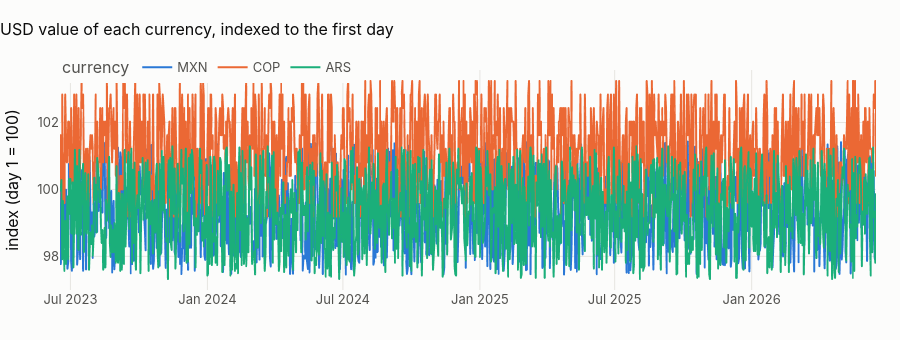

The cell this chart's notebook holds for it:
### Markdown cell above
## 1 · `int_fx_usd`: the exchange-rate backbone
The source delivers a full cross-rate table (12 pairs a day). Conformed silver keeps one direction: USD per unit of
each currency, plus USD = 1. Every USD amount in the platform goes through this table.

### Code cell
fx = pl.q("select * from {int_fx_usd} where currency <> 'USD' order by rate_date")
fx["index (day 1 = 100)"] = fx.groupby("currency")["usd_per_unit"].transform(
    lambda s: 100 * s / s.iloc[0]
)
fig = px.line(
    fx,
    x="rate_date",
    y="index (day 1 = 100)",
    color="currency",
    title="USD value of each currency, indexed to the first day",
)
fig.update_layout(height=340, xaxis_title=None)
fig.show()
show(
    pl.q("""select currency, count(*) as days, min(usd_per_unit) as min_rate, max(usd_per_unit) as max_rate,
                    round(100 * stddev(usd_per_unit) / avg(usd_per_unit), 2) as cv_pct
             from {int_fx_usd} group by 1 order by 1"""),
    paging=False,
)

### Figure 1 — Plotly figure (JSON) as saved in the notebook; plotly's stock layout.template omitted (floating-point values rounded to 4 significant figures; data arrays with more than 128 entries replaced by an {"elided": "..."} marker saying what was removed)
{"data": [{"hovertemplate": "currency=MXN<br>rate_date=%{x}<br>index (day 1 = 100)=%{y}<extra></extra>", "legendgroup": "MXN", "line": {"color": "#2a78d6", "dash": "solid"}, "marker": {"symbol": "circle"}, "mode": "lines", "name": "MXN", "showlegend": true, "type": "scattergl", "x": {"elided": "1097 str values"}, "xaxis": "x", "y": {"elided": "1097 float values"}, "yaxis": "y"}, {"hovertemplate": "currency=COP<br>rate_date=%{x}<br>index (day 1 = 100)=%{y}<extra></extra>", "legendgroup": "COP", "line": {"color": "#eb6834", "dash": "solid"}, "marker": {"symbol": "circle"}, "mode": "lines", "name": "COP", "showlegend": true, "type": "scattergl", "x": {"elided": "1097 str values"}, "xaxis": "x", "y": {"elided": "1097 float values"}, "yaxis": "y"}, {"hovertemplate": "currency=ARS<br>rate_date=%{x}<br>index (day 1 = 100)=%{y}<extra></extra>", "legendgroup": "ARS", "line": {"color": "#1baf7a", "dash": "solid"}, "marker": {"symbol": "circle"}, "mode": "lines", "name": "ARS", "showlegend": true, "type": "scattergl", "x": {"elided": "1097 str values"}, "xaxis": "x", "y": {"elided": "1097 float values"}, "yaxis": "y"}], "layout": {"height": 340, "legend": {"title": {"text": "currency"}, "tracegroupgap": 0}, "title": {"text": "USD value of each currency, indexed to the first day"}, "xaxis": {"anchor": "y", "domain": [0.0, 1.0], "title": {}}, "yaxis": {"anchor": "x", "domain": [0.0, 1.0], "title": {"text": "index (day 1 = 100)"}}}}
